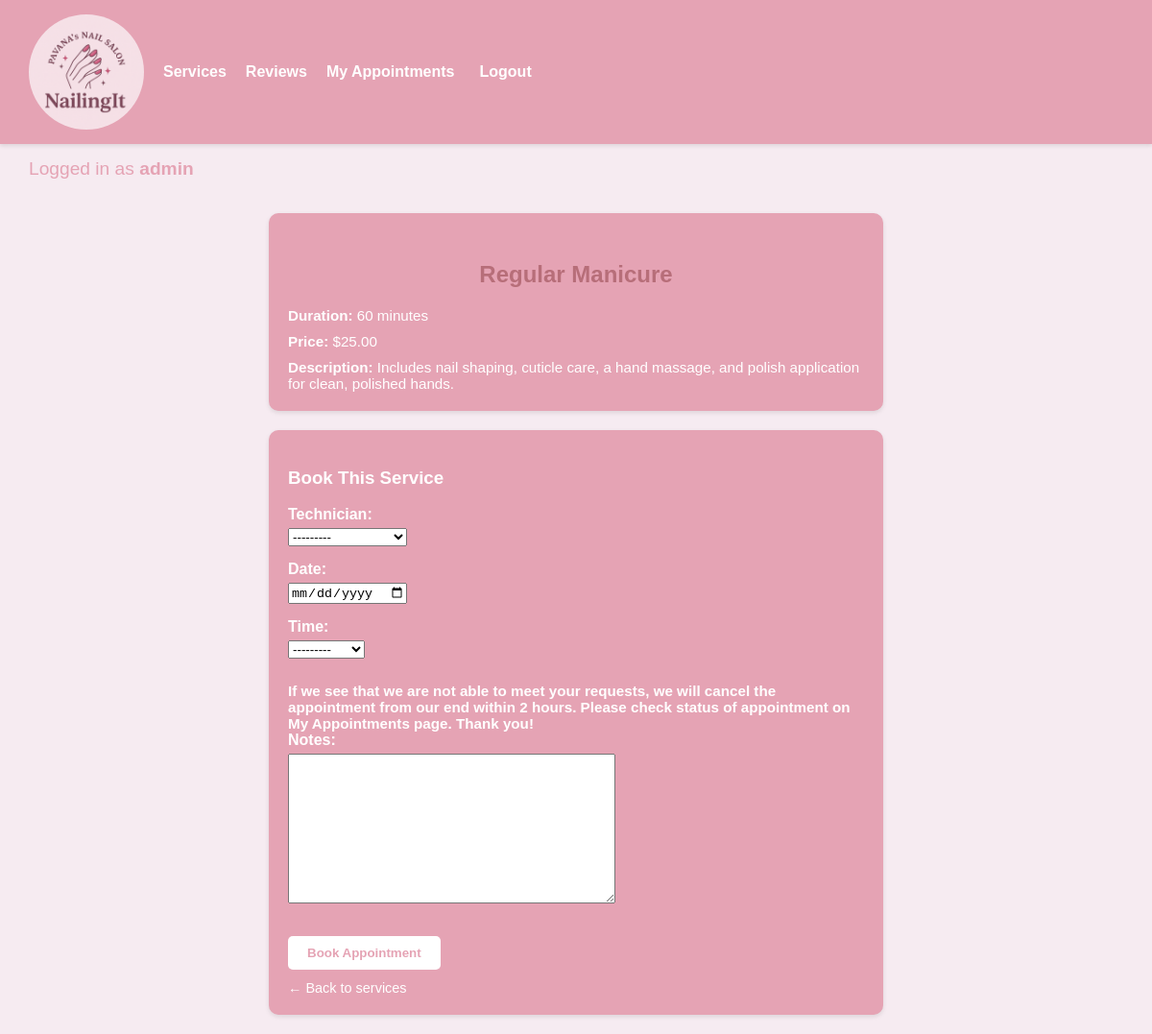
Page /nail_salon/service/1/ (signed in) on the committed database.
### project/models.py (models this page shows, shortened)
class Service(models.Model):
    name = models.CharField(max_length=100)
    duration = models.PositiveIntegerField()
    price = models.DecimalField(max_digits=6, decimal_places=2)
    description = models.TextField()

### project/views.py (the view, shortened to what this page needs)
# urls.py: path("service/<int:pk>/", views.ServiceDetailView.as_view(), name="service_detail"),
class ServiceDetailView(FormMixin, DetailView):
    model = Service
    template_name = "project/service_detail.html"
    form_class = AppointmentForm
    def get_form_kwargs(self):
        kwargs = super().get_form_kwargs()
        return kwargs
    def get_context_data(self, **kwargs):
        context = super().get_context_data(**kwargs)
        context['form'] = self.get_form()
        return context

### project/forms.py (shortened to what this page needs)
class AppointmentForm(forms.ModelForm):
    class Meta:
        model = Appointment
        exclude = ['customer', 'status', 'service']
        widgets = {
            'date': forms.DateInput(attrs={'type': 'date'}),  # calendar picker
        }
    def __init__(self, *args, **kwargs):
        technician = kwargs.pop('technician', None)
        date = kwargs.pop('date', None)
        super().__init__(*args, **kwargs)

### project/models.py (called while the page is built)
    def __str__(self):
        return f"{self.first_name} {self.last_name}"

### project/templates/project/service_detail.html (shortened to what this page needs)
{% extends "project/base.html" %}
{% block content %}
  <div class="service-container">
    <div class="service-card">
      <h2>{{ object.name }}</h2>
      <p><strong>Duration:</strong> {{ object.duration }} minutes</p>
      <p><strong>Price:</strong> ${{ object.price }}</p>
      <p><strong>Description:</strong> {{ object.description }}</p>
    </div>
    <div class="service-card">
      <h3>Book This Service</h3>
      {% if user.is_authenticated %}
        <form method="post" class="appointment-form">
          <div class="form-group">
            {{ form.technician.label_tag }} {{ form.technician }}
          </div>
          <div class="form-group">
            {{ form.date.label_tag }} {{ form.date }}
          </div>
          <div class="form-group">
            {{ form.time.label_tag }} {{ form.time }}
          </div>
          <p class="booking-warning">
            If we see that we are not able to meet your requests, we will cancel the appointment from our end within 2 hours.
            Please check status of appointment on My Appointments page. Thank you!
          </p>
          <div class="form-group">
            {{ form.notes.label_tag }} {{ form.notes }}
          </div>
          <button type="submit" class="submit-btn">Book Appointment</button>
        </form>
      {% else %}
        <p class="login-reminder">
          Please <a href="{% url 'login' %}?next={{ request.path }}">log in</a> or
          <a href="{% url 'register' %}">register</a> to book this appointment.
        </p>
      {% endif %}
      <p><a href="{% url 'service_list' %}" class="back-link">← Back to services</a></p>
    </div>
  </div>
{% endblock %}

### project/templates/project/base.html (shortened to what this page needs)
{% load static %}
<!DOCTYPE html>
<html>
<head>
  <link rel="stylesheet" href="{% static 'nail_salon.css' %}">
</head>
<body>
  <div class="navbar">
    <img id="logo" src="{% static 'logo.png' %}" alt="Nail Salon Logo">
    <div class="nav-links">
      <a href="{% url 'service_list' %}" class="nav-link">Services</a>
      <a href="{% url 'reviews' %}" class="nav-link">Reviews</a>
      {% if user.is_authenticated %}
        <a href="{% url 'my_appointments' %}" class="nav-link">My Appointments</a>
        <form method="post" action="{% url 'logout' %}" class="inline-form">
          <button type="submit" class="nav-link">Logout</button>
        </form>
      {% else %}
        <a href="{% url 'login' %}" class="nav-link">Login</a>
        <a href="{% url 'register' %}" class="nav-link">Register</a>
      {% endif %}
    </div>
  </div>
  {% if user.is_authenticated %}
    <p class="login-status">Logged in as <strong>{{ user.username }}</strong></p>
  {% else %}
    <p class="login-status">Not logged in</p>
  {% endif %}
  {% block content %}{% endblock %}
</body>
</html>

### static/nail_salon.css (style rules this page uses)
body { background-color: #F6EBF1; font-family: 'Montserrat', sans-serif; color: #333; margin: 0; padding: 0; }
.navbar { display: flex; align-items: center; padding: 15px 30px; background-color: #E5A3B4; box-shadow: 0 2px 4px rgba(0,0,0,0.1); }
#logo { width: 120px; height: 120px; object-fit: cover; border-radius: 50%; margin-right: 20px; }
.nav-links { display: flex; align-items: center; }
.nav-link { text-decoration: none; color: #fff; margin-right: 20px; font-weight: 600; font-size: 1em; background: none; border: none; cursor: pointer; font-family: 'Montserrat', sans-serif; }
.inline-form { display: inline; }
.login-status { font-size: 1.2em; margin: 15px 30px; font-weight: 500; color: #E5A3B4; }
.login-status strong { color: #E5A3B4; font-weight: 700; }
.service-container { display: flex; flex-direction: column; align-items: center; gap: 20px; padding: 20px 0; }
.service-card { background-color: #E5A3B4; border-radius: 10px; padding: 20px; width: 60%; max-width: 600px; box-shadow: 0 2px 5px rgba(0,0,0,0.1); transition: transform 0.2s ease; color: #fff; }
.service-card p { margin: 10px 0 0 0; font-size: 0.95em; color: #fff; }
h1, h2 { text-align: center; color: #B76E79; margin-top: 30px; font-weight: 700; }
.booking-warning { color: #FFD6E0; font-weight: bold; margin-top: 15px; font-size: 0.95em; }
.appointment-form { display: flex; flex-direction: column; }
.form-group { margin-bottom: 15px; font-size: 1em; color: #fff; }
.form-group label { display: block; margin-bottom: 5px; font-weight: 600; }
.submit-btn { background-color: #fff; color: #E5A3B4; font-weight: 700; border: none; padding: 10px 20px; border-radius: 5px; cursor: pointer; align-self: flex-start; transition: background-color 0.3s ease; margin-top: 15px; }
.back-link { text-decoration: none; color: #fff; font-size: 0.95em; }

### rows in the picture
Service: name "Regular Manicure", duration "60", price "25.00", description "Includes nail shaping, cuticle care, a hand massage, and polish application for clean, polished hands."

### other values in the picture
{{ user.username }} "admin"
